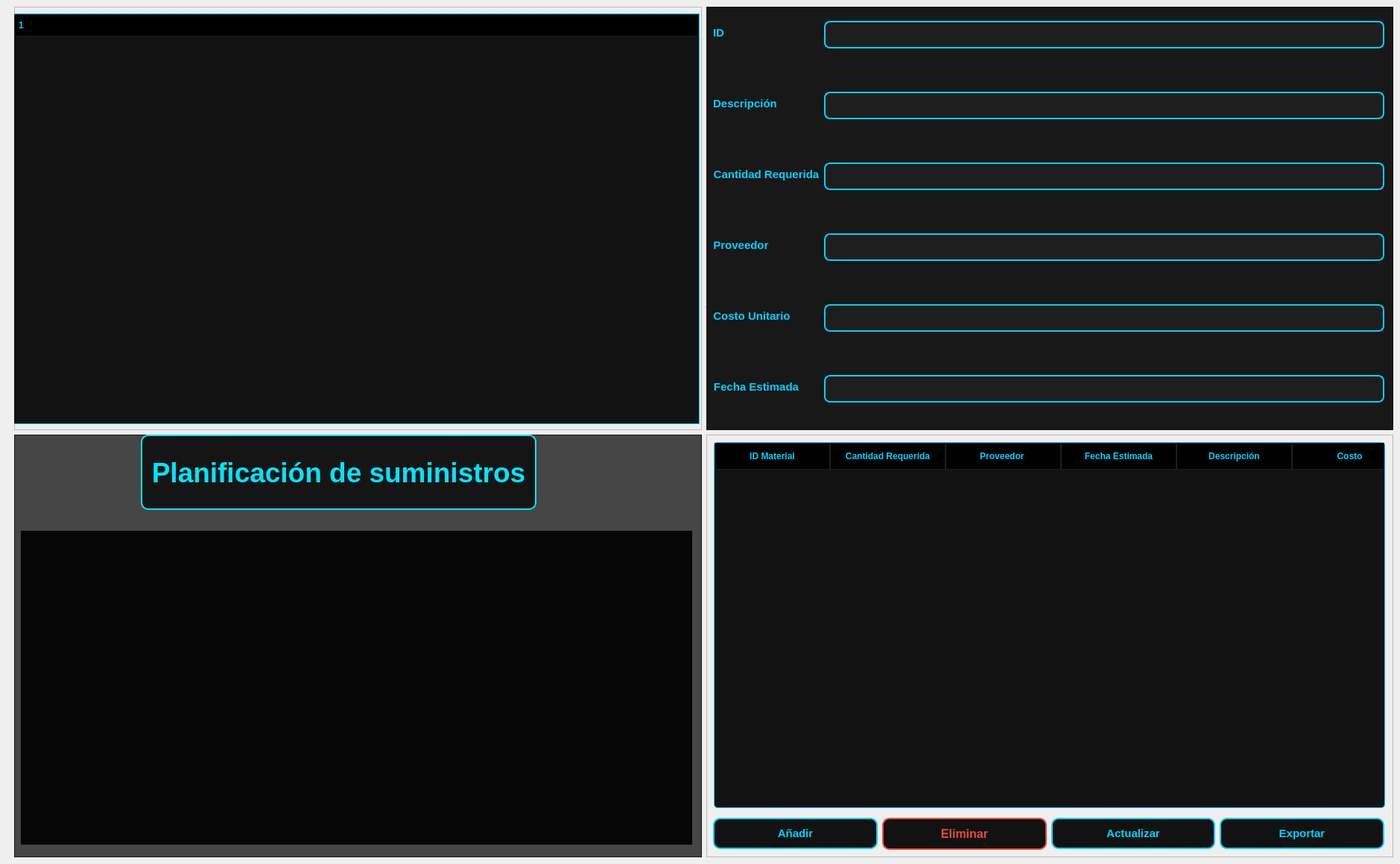
       <widget class="QWidget" name="page_2">
        <widget class="QWidget" name="gridLayoutWidget_2">
         <property name="geometry">
          <rect>
           <x>19</x>
           <y>9</y>
           <width>1851</width>
           <height>1141</height>
          </rect>
         </property>
         <layout class="QGridLayout" name="gridLayout_2">
          <item row="0" column="1">
           <widget class="QFrame" name="frame_10">
            <property name="styleSheet">
             <string notr="true">background-color: rgb(24, 24, 24);</string>
            </property>
            <property name="frameShape">
             <enum>QFrame::Shape::StyledPanel</enum>
            </property>
            <property name="frameShadow">
             <enum>QFrame::Shadow::Raised</enum>
            </property>
            <widget class="QWidget" name="formLayoutWidget">
             <property name="geometry">
              <rect>
               <x>9</x>
               <y>19</y>
               <width>901</width>
               <height>568</height>
              </rect>
             </property>
             <layout class="QFormLayout" name="formLayout">
              <property name="verticalSpacing">
               <number>58</number>
              </property>
              <item row="0" column="0">
               <widget class="QLabel" name="lbl_id_material">
                <property name="styleSheet">
                 <string notr="true">QLabel {
    color: #00d2ff; /* Usamos el cian para que el usuario identifique rápido el campo */
    font-family: 'Segoe UI';
    font-size: 11pt;
    font-weight: bold;
    text-transform: uppercase; /* Todo en mayúsculas para un toque más industrial */
}</string>
                </property>
                <property name="text">
                 <string>ID</string>
                </property>
                <property name="alignment">
                 <set>Qt::AlignmentFlag::AlignCenter</set>
                </property>
               </widget>
              </item>
              <item row="1" column="0">
               <widget class="QLabel" name="lbl_descripcion_2">
                <property name="styleSheet">
                 <string notr="true">QLabel {
    color: #00d2ff; /* Usamos el cian para que el usuario identifique rápido el campo */
    font-family: 'Segoe UI';
    font-size: 11pt;
    font-weight: bold;
    text-transform: uppercase; /* Todo en mayúsculas para un toque más industrial */
}</string>
                </property>
                <property name="text">
                 <string>Descripción</string>
                </property>
                <property name="alignment">
                 <set>Qt::AlignmentFlag::AlignCenter</set>
                </property>
               </widget>
              </item>
              <item row="2" column="0">
               <widget class="QLabel" name="lbl_cantidad">
                <property name="styleSheet">
                 <string notr="true">QLabel {
    color: #00d2ff; /* Usamos el cian para que el usuario identifique rápido el campo */
    font-family: 'Segoe UI';
    font-size: 11pt;
    font-weight: bold;
    text-transform: uppercase; /* Todo en mayúsculas para un toque más industrial */
}</string>
                </property>
                <property name="text">
                 <string>Cantidad Requerida</string>
                </property>
                <property name="alignment">
                 <set>Qt::AlignmentFlag::AlignCenter</set>
                </property>
               </widget>
              </item>
              <item row="3" column="0">
               <widget class="QLabel" name="lbl_provvedor">
                <property name="styleSheet">
                 <string notr="true">QLabel {
    color: #00d2ff; /* Usamos el cian para que el usuario identifique rápido el campo */
    font-family: 'Segoe UI';
    font-size: 11pt;
    font-weight: bold;
    text-transform: uppercase; /* Todo en mayúsculas para un toque más industrial */
}</string>
                </property>
                <property name="text">
                 <string>Proveedor </string>
                </property>
                <property name="alignment">
                 <set>Qt::AlignmentFlag::AlignCenter</set>
                </property>
               </widget>
              </item>
              <item row="4" column="0">
               <widget class="QLabel" name="lbl_costo">
                <property name="styleSheet">
                 <string notr="true">QLabel {
    color: #00d2ff; /* Usamos el cian para que el usuario identifique rápido el campo */
    font-family: 'Segoe UI';
    font-size: 11pt;
    font-weight: bold;
    text-transform: uppercase; /* Todo en mayúsculas para un toque más industrial */
}</string>
                </property>
                <property name="text">
                 <string>Costo Unitario</string>
                </property>
                <property name="alignment">
                 <set>Qt::AlignmentFlag::AlignCenter</set>
                </property>
               </widget>
              </item>
              <item row="5" column="0">
               <widget class="QLabel" name="lbl_fecha">
                <property name="styleSheet">
                 <string notr="true">QLabel {
    color: #00d2ff; /* Usamos el cian para que el usuario identifique rápido el campo */
    font-family: 'Segoe UI';
    font-size: 11pt;
    font-weight: bold;
    text-transform: uppercase; /* Todo en mayúsculas para un toque más industrial */
}</string>
                </property>
                <property name="text">
                 <string>Fecha Estimada</string>
                </property>
                <property name="alignment">
                 <set>Qt::AlignmentFlag::AlignCenter</set>
                </property>
               </widget>
              </item>
              <item row="0" column="1">
               <widget class="QLineEdit" name="txt_id_material">
                <property name="styleSheet">
                 <string notr="true">/* Estilo base para todos los campos de entrada */
QLineEdit {
    background-color: #1e1e1e; /* Fondo oscuro coherente con el dashboard */
    color: #ffffff;
    border: 2px solid #00d2ff; /* Borde cian constante */
    border-radius: 8px; /* Esquinas suavizadas profesionalmente */
    padding: 8px;
    font-family: 'Segoe UI';
    font-size: 13px;
}

/* Efecto cuando el mouse pasa por encima */
QLineEdit:hover {
    border: 2px solid #ffffff; /* Cambio a blanco para indicar interactividad */
    background-color: #252525;
}

/* Efecto Neón cuando se está escribiendo (Focus) */
QLineEdit:focus {
    border: 2px solid #00d2ff;
    background-color: #000000;
    /* Resalte visual de neón */
    selection-background-color: #00d2ff;
    selection-color: #000000;
}

/* Campos deshabilitados o automáticos */
QLineEdit:disabled {
    color: #555555;
    background-color: #121212;
    border: 2px solid #2d2d2d;
}</string>
                </property>
               </widget>
              </item>
              <item row="1" column="1">
               <widget class="QLineEdit" name="txt_descripcion">
                <property name="styleSheet">
                 <string notr="true">/* Estilo base para todos los campos de entrada */
QLineEdit {
    background-color: #1e1e1e; /* Fondo oscuro coherente con el dashboard */
    color: #ffffff;
    border: 2px solid #00d2ff; /* Borde cian constante */
    border-radius: 8px; /* Esquinas suavizadas profesionalmente */
    padding: 8px;
    font-family: 'Segoe UI';
    font-size: 13px;
}

/* Efecto cuando el mouse pasa por encima */
QLineEdit:hover {
    border: 2px solid #ffffff; /* Cambio a blanco para indicar interactividad */
    background-color: #252525;
}

/* Efecto Neón cuando se está escribiendo (Focus) */
QLineEdit:focus {
    border: 2px solid #00d2ff;
    background-color: #000000;
    /* Resalte visual de neón */
    selection-background-color: #00d2ff;
    selection-color: #000000;
}

/* Campos deshabilitados o automáticos */
QLineEdit:disabled {
    color: #555555;
    background-color: #121212;
    border: 2px solid #2d2d2d;
}</string>
                </property>
               </widget>
              </item>
              <item row="2" column="1">
               <widget class="QLineEdit" name="txt_cantidad">
                <property name="styleSheet">
                 <string notr="true">/* Estilo base para todos los campos de entrada */
QLineEdit {
    background-color: #1e1e1e; /* Fondo oscuro coherente con el dashboard */
    color: #ffffff;
    border: 2px solid #00d2ff; /* Borde cian constante */
    border-radius: 8px; /* Esquinas suavizadas profesionalmente */
    padding: 8px;
    font-family: 'Segoe UI';
    font-size: 13px;
}

/* Efecto cuando el mouse pasa por encima */
QLineEdit:hover {
    border: 2px solid #ffffff; /* Cambio a blanco para indicar interactividad */
    background-color: #252525;
}

/* Efecto Neón cuando se está escribiendo (Focus) */
QLineEdit:focus {
    border: 2px solid #00d2ff;
    background-color: #000000;
    /* Resalte visual de neón */
    selection-background-color: #00d2ff;
    selection-color: #000000;
}

/* Campos deshabilitados o automáticos */
QLineEdit:disabled {
    color: #555555;
    background-color: #121212;
    border: 2px solid #2d2d2d;
}</string>
                </property>
               </widget>
              </item>
              <item row="3" column="1">
               <widget class="QLineEdit" name="txtproveedor">
                <property name="styleSheet">
                 <string notr="true">/* Estilo base para todos los campos de entrada */
QLineEdit {
    background-color: #1e1e1e; /* Fondo oscuro coherente con el dashboard */
    color: #ffffff;
    border: 2px solid #00d2ff; /* Borde cian constante */
    border-radius: 8px; /* Esquinas suavizadas profesionalmente */
    padding: 8px;
    font-family: 'Segoe UI';
    font-size: 13px;
}

/* Efecto cuando el mouse pasa por encima */
QLineEdit:hover {
    border: 2px solid #ffffff; /* Cambio a blanco para indicar interactividad */
    background-color: #252525;
}

/* Efecto Neón cuando se está escribiendo (Focus) */
QLineEdit:focus {
    border: 2px solid #00d2ff;
    background-color: #000000;
    /* Resalte visual de neón */
    selection-background-color: #00d2ff;
    selection-color: #000000;
}

/* Campos deshabilitados o automáticos */
QLineEdit:disabled {
    color: #555555;
    background-color: #121212;
    border: 2px solid #2d2d2d;
}</string>
                </property>
               </widget>
              </item>
              <item row="4" column="1">
               <widget class="QLineEdit" name="txtCosto">
                <property name="styleSheet">
                 <string notr="true">
/* Estilo base para todos los campos de entrada */
QLineEdit {
    background-color: #1e1e1e; /* Fondo oscuro coherente con el dashboard */
    color: #ffffff;
    border: 2px solid #00d2ff; /* Borde cian constante */
    border-radius: 8px; /* Esquinas suavizadas profesionalmente */
    padding: 8px;
    font-family: 'Segoe UI';
    font-size: 13px;
}

/* Efecto cuando el mouse pasa por encima */
QLineEdit:hover {
    border: 2px solid #ffffff; /* Cambio a blanco para indicar interactividad */
    background-color: #252525;
}

/* Efecto Neón cuando se está escribiendo (Focus) */
QLineEdit:focus {
    border: 2px solid #00d2ff;
    background-color: #000000;
    /* Resalte visual de neón */
    selection-background-color: #00d2ff;
    selection-color: #000000;
}

/* Campos deshabilitados o automáticos */
QLineEdit:disabled {
    color: #555555;
    background-color: #121212;
    border: 2px solid #2d2d2d;
}</string>
                </property>
               </widget>
              </item>
              <item row="5" column="1">
               <widget class="QLineEdit" name="txtFecha">
                <property name="styleSheet">
                 <string notr="true">/* Estilo base para todos los campos de entrada */
QLineEdit {
    background-color: #1e1e1e; /* Fondo oscuro coherente con el dashboard */
    color: #ffffff;
    border: 2px solid #00d2ff; /* Borde cian constante */
    border-radius: 8px; /* Esquinas suavizadas profesionalmente */
    padding: 8px;
    font-family: 'Segoe UI';
    font-size: 13px;
}

/* Efecto cuando el mouse pasa por encima */
QLineEdit:hover {
    border: 2px solid #ffffff; /* Cambio a blanco para indicar interactividad */
    background-color: #252525;
}

/* Efecto Neón cuando se está escribiendo (Focus) */
QLineEdit:focus {
    border: 2px solid #00d2ff;
    background-color: #000000;
    /* Resalte visual de neón */
    selection-background-color: #00d2ff;
    selection-color: #000000;
}

/* Campos deshabilitados o automáticos */
QLineEdit:disabled {
    color: #555555;
    background-color: #121212;
    border: 2px solid #2d2d2d;
}</string>
                </property>
               </widget>
              </item>
             </layout>
            </widget>
           </widget>
          </item>
          <item row="1" column="1">
           <widget class="QFrame" name="frame_8">
            <property name="frameShape">
             <enum>QFrame::Shape::StyledPanel</enum>
            </property>
            <property name="frameShadow">
             <enum>QFrame::Shadow::Raised</enum>
            </property>
            <widget class="QWidget" name="verticalLayoutWidget_4">
             <property name="geometry">
              <rect>
               <x>10</x>
               <y>10</y>
               <width>901</width>
               <height>491</height>
              </rect>
             </property>
             <layout class="QVBoxLayout" name="verticalLayout_4">
              <item>
               <widget class="QTableWidget" name="tableWidget">
                <property name="styleSheet">
                 <string notr="true">/* Contenedor principal de la tabla */
QTableWidget {
    background-color: #121212; /* Fondo muy oscuro */
    gridline-color: #2d2d2d; /* Color de la cuadrícula interna */
    color: #ffffff;
    font-family: 'Segoe UI';
    font-size: 13px;
    border: 1px solid #00d2ff; /* Borde cian de identidad */
    border-radius: 5px;
}

/* Estilo de los encabezados superiores (Columnas) */
QHeaderView::section {
    background-color: #000000;
    color: #00d2ff; /* Texto cian neón */
    padding: 8px;
    border: 1px solid #1e1e1e;
    font-weight: bold;
    text-transform: uppercase;
}

/* Estilo de las celdas (Items) */
QTableWidget::item {
    padding: 5px;
    border-bottom: 1px solid #1e1e1e;
}

/* Efecto al pasar el mouse por una fila */
QTableWidget::item:hover {
    background-color: #1e1e1e;
    color: #00d2ff;
}

/* Efecto cuando se selecciona una fila (para el CRUD) */
QTableWidget::item:selected {
    background-color: #00d2ff; /* Resalte cian al seleccionar */
    color: #000000; /* Texto negro para contraste */
}

/* Estilo para las barras de desplazamiento (ScrollBars) */
QScrollBar:vertical {
    border: none;
    background: #121212;
    width: 10px;
    margin: 0px;
}

QScrollBar::handle:vertical {
    background: #00d2ff; /* El scroll también es cian */
    min-height: 20px;
    border-radius: 5px;
}</string>
                </property>
                <property name="horizontalScrollBarPolicy">
                 <enum>Qt::ScrollBarPolicy::ScrollBarAlwaysOff</enum>
                </property>
                <attribute name="horizontalHeaderDefaultSectionSize">
                 <number>155</number>
                </attribute>
                <attribute name="horizontalHeaderShowSortIndicator" stdset="0">
                 <bool>false</bool>
                </attribute>
                <attribute name="horizontalHeaderStretchLastSection">
                 <bool>true</bool>
                </attribute>
                <column>
                 <property name="text">
                  <string>ID Material</string>
                 </property>
                </column>
                <column>
                 <property name="text">
                  <string>Cantidad Requerida</string>
                 </property>
                </column>
                <column>
                 <property name="text">
                  <string>Proveedor </string>
                 </property>
                </column>
                <column>
                 <property name="text">
                  <string>Fecha Estimada</string>
                 </property>
                </column>
                <column>
                 <property name="text">
                  <string>Descripción</string>
                 </property>
                </column>
                <column>
                 <property name="text">
                  <string>Costo</string>
                 </property>
                </column>
               </widget>
              </item>
             </layout>
            </widget>
            <widget class="QWidget" name="horizontalLayoutWidget">
             <property name="geometry">
              <rect>
               <x>9</x>
               <y>510</y>
               <width>901</width>
               <height>51</height>
              </rect>
             </property>
             <layout class="QHBoxLayout" name="horizontalLayout_2">
              <item>
               <widget class="QPushButton" name="pushButton_4">
                <property name="styleSheet">
                 <string notr="true">QPushButton {
    background-color: #121212;
    color: #00d2ff;
    border: 2px solid #00d2ff;
    border-radius: 10px; /* Bordes más redondeados que ingeniería */
    font-family: 'Segoe UI';
    font-size: 11pt;
    font-weight: bold;
    padding: 10px 20px;
    text-transform: uppercase;
}

/* Efecto Neón al pasar el mouse (Hover) */
QPushButton:hover {
    background-color: #00d2ff;
    color: #000000;
    border: 2px solid #ffffff;
    /* Efecto de sombra para simular brillo de neón */
    outline: none;
}

/* Efecto al presionar (Pressed) */
QPushButton:pressed {
    background-color: #008fb3;
    border: 2px solid #008fb3;
}</string>
                </property>
                <property name="text">
                 <string>Añadir</string>
                </property>
               </widget>
              </item>
              <item>
               <widget class="QPushButton" name="pushButton_3">
                <property name="styleSheet">
                 <string notr="true">QPushButton { /* Usa el ObjectName de tu botón */
    background-color: #121212;
    color: #e74c3c;
    border: 2px solid #e74c3c;
	font-size: 12pt;
    border-radius: 10px;
    font-weight: bold;
    padding: 10px 20px;
	font-size: 11p
}

QPushButton:hover {
    background-color: #e74c3c;
    color: #ffffff;
    border: 2px solid #ffffff;
}

QPushButton:pressed {
    background-color: #c0392b;
}</string>
                </property>
                <property name="text">
                 <string>Eliminar</string>
                </property>
               </widget>
              </item>
              <item>
               <widget class="QPushButton" name="pushButton_5">
                <property name="styleSheet">
                 <string notr="true">QPushButton {
    background-color: #121212;
    color: #00d2ff;
    border: 2px solid #00d2ff;
    border-radius: 10px; /* Bordes más redondeados que ingeniería */
    font-family: 'Segoe UI';
    font-size: 11pt;
    font-weight: bold;
    padding: 10px 20px;
    text-transform: uppercase;
}

/* Efecto Neón al pasar el mouse (Hover) */
QPushButton:hover {
    background-color: #00d2ff;
    color: #000000;
    border: 2px solid #ffffff;
    /* Efecto de sombra para simular brillo de neón */
    outline: none;
}

/* Efecto al presionar (Pressed) */
QPushButton:pressed {
    background-color: #008fb3;
    border: 2px solid #008fb3;
}</string>
                </property>
                <property name="text">
                 <string>Actualizar</string>
                </property>
               </widget>
              </item>
              <item>
               <widget class="QPushButton" name="pushButton">
                <property name="styleSheet">
                 <string notr="true">QPushButton {
    background-color: #121212;
    color: #00d2ff;
    border: 2px solid #00d2ff;
    border-radius: 10px; /* Bordes más redondeados que ingeniería */
    font-family: 'Segoe UI';
    font-size: 11pt;
    font-weight: bold;
    padding: 10px 20px;
    text-transform: uppercase;
}

/* Efecto Neón al pasar el mouse (Hover) */
QPushButton:hover {
    background-color: #00d2ff;
    color: #000000;
    border: 2px solid #ffffff;
    /* Efecto de sombra para simular brillo de neón */
    outline: none;
}

/* Efecto al presionar (Pressed) */
QPushButton:pressed {
    background-color: #008fb3;
    border: 2px solid #008fb3;
}</string>
                </property>
                <property name="text">
                 <string>Exportar</string>
                </property>
               </widget>
              </item>
             </layout>
            </widget>
           </widget>
          </item>
          <item row="0" column="0">
           <widget class="QFrame" name="frame_9">
            <property name="frameShape">
             <enum>QFrame::Shape::StyledPanel</enum>
            </property>
            <property name="frameShadow">
             <enum>QFrame::Shadow::Raised</enum>
            </property>
            <widget class="QWidget" name="verticalLayoutWidget_2">
             <property name="geometry">
              <rect>
               <x>-1</x>
               <y>9</y>
               <width>921</width>
               <height>551</height>
              </rect>
             </property>
             <layout class="QVBoxLayout" name="verticalLayout_2">
              <item>
               <widget class="QTreeWidget" name="treeWidget">
                <property name="styleSheet">
                 <string notr="true">/* Contenedor principal del TreeWidget */
QTreeWidget {
    background-color: #121212; /* Gris casi negro */
    color: #ffffff;
    border: 1px solid #00d2ff; /* Borde cian identificativo */
    font-size: 13px;
    font-family: 'Segoe UI';
    gridline-color: #2d2d2d;
}

/* Estilo de la cabecera (las columnas) */
QHeaderView::section {
    background-color: #000000;
    color: #00d2ff;
    padding: 5px;
    border: 1px solid #1e1e1e;
    font-weight: bold;
    text-transform: uppercase;
}

/* Estilo de los elementos (filas) */
QTreeWidget::item {
    padding: 8px;
    border-bottom: 1px solid #1e1e1e;
}

/* Cuando pasas el mouse por encima */
QTreeWidget::item:hover {
    background-color: #1e1e1e;
    color: #00d2ff;
}

/* Cuando seleccionas un elemento */
QTreeWidget::item:selected {
    background-color: #00d2ff;
    color: #000000;
}

/* Estilo de las flechas de expansión (importante en jerarquías) */
QTreeWidget::branch:has-children:!has-siblings:closed,
QTreeWidget::branch:closed:has-children:has-siblings {
    image: url(flecha_cerrada.png); /* Puedes usar iconos o colores */
    border-image: none;
}

QTreeWidget::branch:open:has-children:!has-siblings,
QTreeWidget::branch:open:has-children:has-siblings {
    image: url(flecha_abierta.png);
    border-image: none;
}</string>
                </property>
                <attribute name="headerCascadingSectionResizes">
                 <bool>false</bool>
                </attribute>
                <attribute name="headerDefaultSectionSize">
                 <number>175</number>
                </attribute>
                <attribute name="headerHighlightSections">
                 <bool>false</bool>
                </attribute>
                <column>
                 <property name="text">
                  <string notr="true">1</string>
                 </property>
                </column>
               </widget>
              </item>
             </layout>
            </widget>
           </widget>
          </item>
          <item row="1" column="0">
           <widget class="QFrame" name="frame_7">
            <property name="styleSheet">
             <string notr="true">  /* Fondo oscuro con una ligera transparencia */
    background-color: rgba(0, 0, 0, 180); </string>
            </property>
            <property name="frameShape">
             <enum>QFrame::Shape::StyledPanel</enum>
            </property>
            <property name="frameShadow">
             <enum>QFrame::Shadow::Raised</enum>
            </property>
            <widget class="QLabel" name="label">
             <property name="geometry">
              <rect>
               <x>170</x>
               <y>0</y>
               <width>531</width>
               <height>101</height>
              </rect>
             </property>
             <property name="styleSheet">
              <string notr="true">QLabel {
    /* Color de texto cian brillante como tus bordes */
    color: #00E5FF; 
    
    /* Tipografía grande y en negrita para que resalte */
    font-size: 28pt;
    font-weight: bold;
    font-family: &quot;Segoe UI&quot;, sans-serif;

    /* Fondo oscuro con una ligera transparencia */
    background-color: rgba(0, 0, 0, 180); 
    
    /* Bordes con el estilo de tu interfaz */
    border: 2px solid #00E5FF;
    border-radius: 10px;
    
    /* Espaciado interno */
    padding: 10px;
    
}</string>
             </property>
             <property name="text">
              <string>Planificación de suministros</string>
             </property>
             <property name="alignment">
              <set>Qt::AlignmentFlag::AlignCenter</set>
             </property>
            </widget>
            <widget class="QWidget" name="verticalLayoutWidget_3">
             <property name="geometry">
              <rect>
               <x>9</x>
               <y>129</y>
               <width>901</width>
               <height>421</height>
              </rect>
             </property>
             <layout class="QVBoxLayout" name="verticalLayout_3">
              <item>
               <widget class="QFrame" name="frame_11">
                <property name="styleSheet">
                 <string notr="true"/>
                </property>
                <property name="frameShape">
                 <enum>QFrame::Shape::StyledPanel</enum>
                </property>
                <property name="frameShadow">
                 <enum>QFrame::Shadow::Raised</enum>
                </property>
               </widget>
              </item>
             </layout>
            </widget>
           </widget>
          </item>
         </layout>
        </widget>
       </widget>
